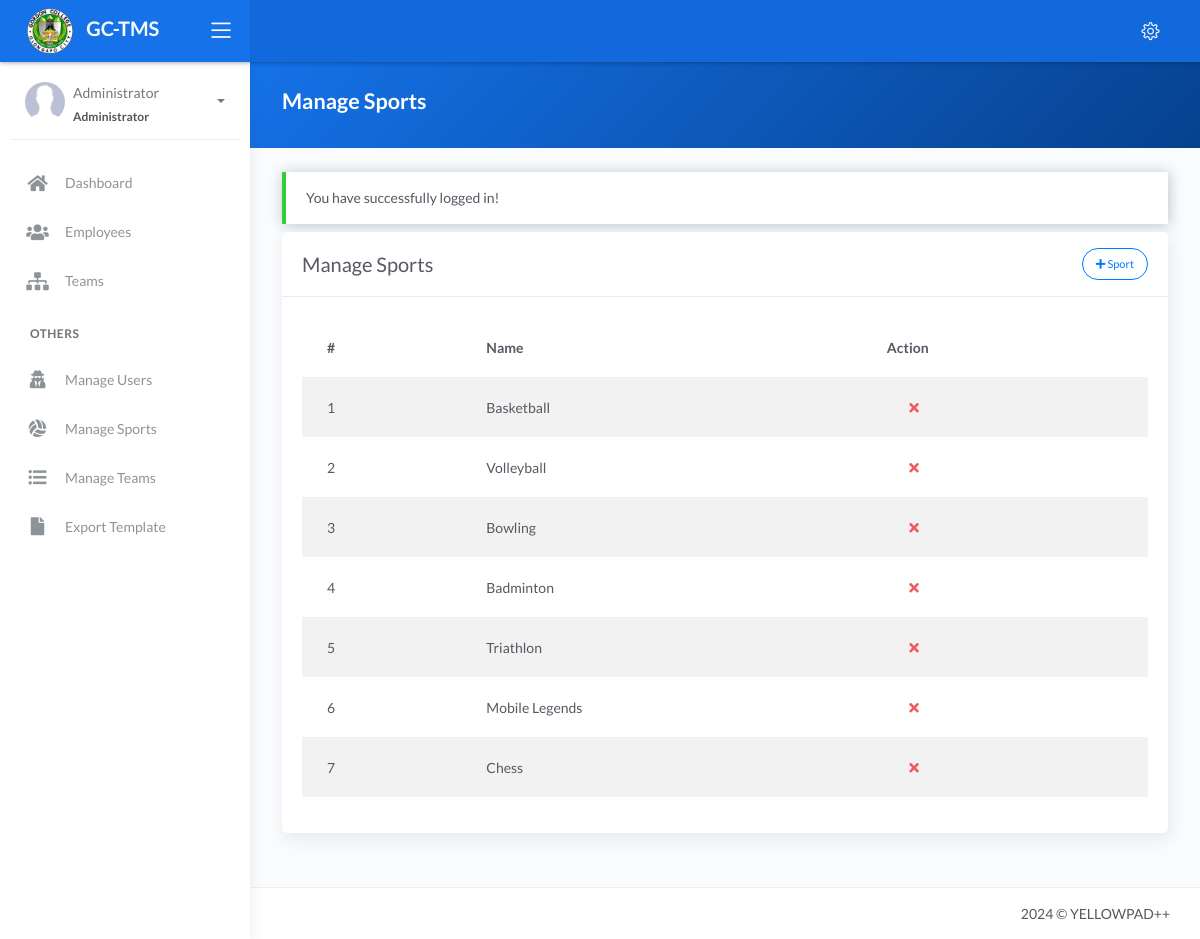
/manage_sports.php (signed in), run on an earlier commit of the app's database.
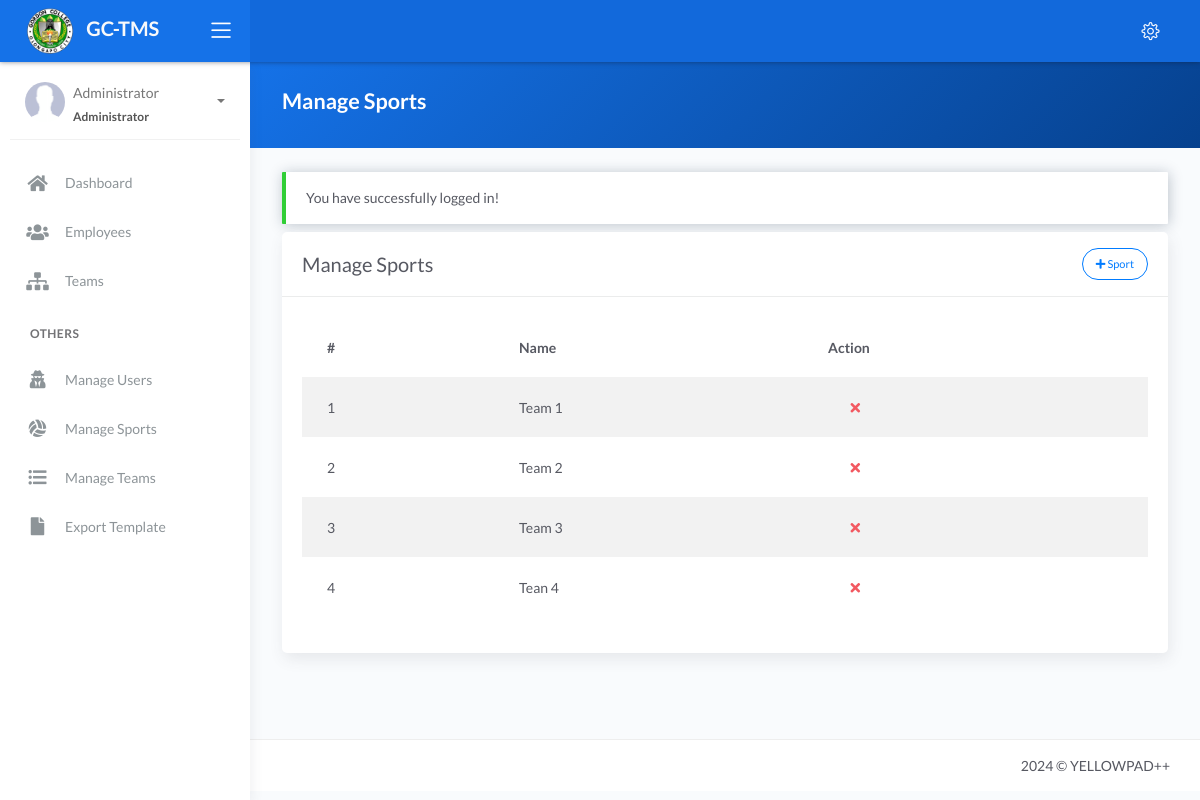
And on a later commit of the database.
### tables this page shows
CREATE TABLE `tbl_sports` (
  `id` int(11) NOT NULL,
  `type` int(11) DEFAULT NULL,
  `emp_id` int(11) DEFAULT NULL,
  `name` varchar(255) NOT NULL,
  `status` int(11) DEFAULT NULL
);

### manage_sports.php (the view, shortened to what this page needs)
<?php include 'server/server.php' ?>
<?php
$query = "SELECT * FROM tbl_sports WHERE type IS NULL";
$result = $conn->query($query);
$sports = array();
while ($row = $result->fetch_assoc()) {
	$sports[] = $row;
}
?>
<!DOCTYPE html>
<html lang="en">
<head>
	<?php include 'templates/header.php' ?>
</head>
<body>
	<div class="wrapper">
		<?php include 'templates/main-header.php' ?>
		<?php include 'templates/sidebar.php' ?>
		<div class="main-panel">
			<div class="content">
				<div class="panel-header bg-primary-gradient">
					<div class="page-inner">
						<div class="d-flex align-items-left align-items-md-center flex-column flex-md-row">
							<div>
								<h2 class="text-white fw-bold">Manage Sports</h2>
							</div>
						</div>
					</div>
				</div>
				<div class="page-inner">
					<?php if (isset($_SESSION['message'])) : ?>
						<div class="alert alert-<?php echo $_SESSION['success']; ?> <?= $_SESSION['success'] == 'danger' ? 'bg-danger text-light' : null ?>" role="alert">
							<?php echo $_SESSION['message']; ?>
						</div>
					<?php endif ?>
					<div class="row mt--2">
						<div class="col-md-12">
							<div class="card">
								<div class="card-header">
									<div class="card-head-row">
										<div class="card-title">Manage Sports</div>
										<?php if (isset($_SESSION['username'])) : ?>
											<div class="card-tools">
												<a href="#add" data-toggle="modal" class="btn btn-outline-primary btn-round btn-sm">
													<i class="fa fa-plus"></i>
													Sport
												</a>
											</div>
										<?php endif ?>
									</div>
								</div>
								<div class="card-body">
									<div class="table-responsive">
										<table class="table table-striped">
											<thead>
												<tr>
													<th scope="col">#</th>
													<th scope="col">Name</th>
													<?php if (isset($_SESSION['username'])) : ?>
														<?php if ($_SESSION['role'] == 'administrator') : ?>
															<th>Action</th>
														<?php endif ?>
													<?php endif ?>
												</tr>
											</thead>
											<tbody>
												<?php if (!empty($sports)) : ?>
													<?php foreach ($sports as $index => $row) : ?>
														<tr>
															<td class="text-uppercase"><?= $index + 1 ?></td>
															<td><?= $row['name'] ?></td>
															<?php if (isset($_SESSION['username'])) : ?>
																<td>
																	<?php if ($_SESSION['role'] == 'administrator') : ?>
																		<a href="#" class="btn btn-link btn-danger" data-toggle="modal" data-target="#removeSport<?= $row['id'] ?>">
																			<i class="fa fa-times"></i>
																		</a>
																	<?php endif ?>
																</td>
															<?php endif ?>
														</tr>
													<?php endforeach ?>
												<?php else : ?>
													<tr>
														<td colspan="3" class="text-center">No Available Data</td>
													</tr>
												<?php endif ?>
											</tbody>
										</table>
									</div>
								</div>
							</div>
						</div>
					</div>
				</div>
			</div>
			<?php include 'templates/main-footer.php' ?>
	</div>
</body>
</html>

What changed in the data, as far as the page shows it:
no longer on this page (row edited): tbl_sports: name "Triathlon"
no longer on this page (row edited): tbl_sports: name "Mobile Legends"
no longer on this page (row edited): tbl_sports: name "Chess"
changed tbl_sports: name "Basketball" → "Team 1"
changed tbl_sports: name "Volleyball" → "Team 2"
changed tbl_sports: name "Bowling" → "Team 3"
changed tbl_sports: name "Badminton" → "Tean 4"
